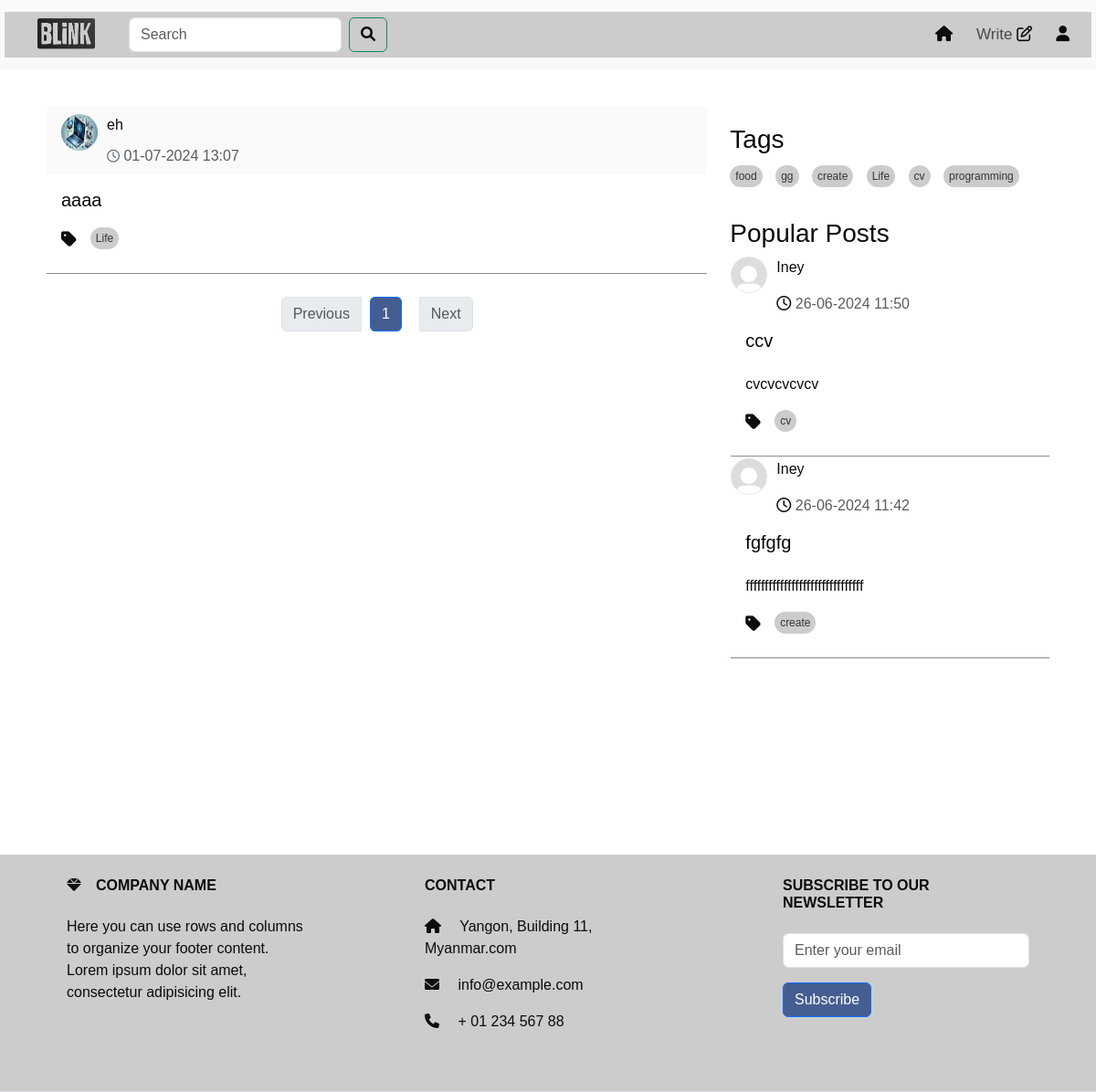
The page /home/Life (signed in) on the database as committed earlier.
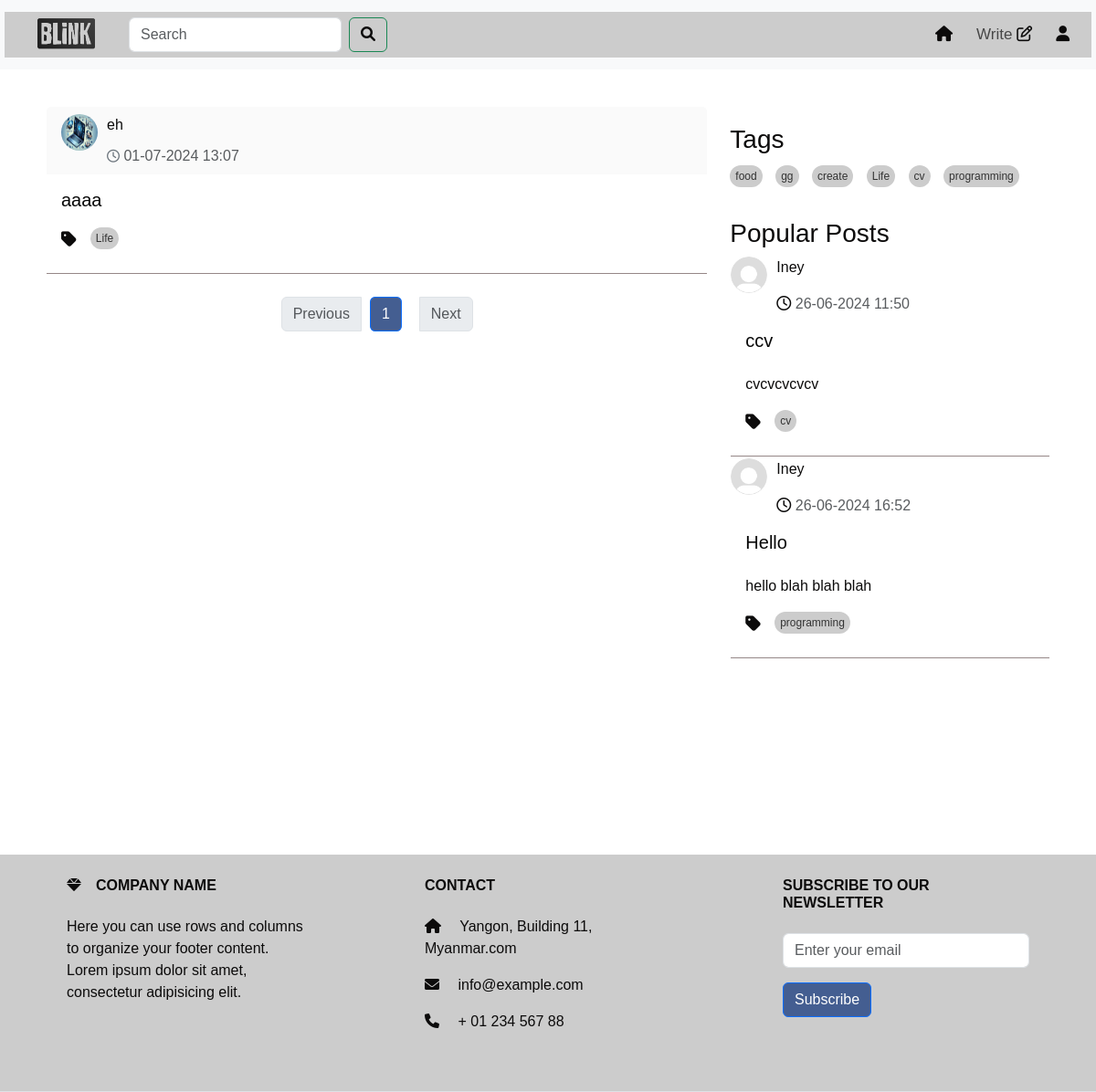
The same page on the database as committed later.
### models.py (models this page shows, shortened)
class Post(db.Model):
    id = db.Column(db.Integer, primary_key=True)
    title = db.Column(db.Text())
    content = db.Column(db.Text())
    tag = db.Column(db.Text(), nullable=False)
    user_id = db.Column(db.Integer, db.ForeignKey('user.id'), nullable=False)
    created_date = db.Column(db.DateTime,default=datetime.datetime.now)
    likes = db.Column(db.Integer, default=0)
    meta = db.Column(db.Text, nullable=True)
    comments = db.relationship('Comment', backref='post',cascade="all, delete", lazy=True)

class User(UserMixin,db.Model):
    id = db.Column(db.Integer, primary_key=True)
    username = db.Column(db.String(50), unique=True)
    email =db.Column(db.String(50), unique=True)
    password = db.Column(db.String(100))
    bio = db.Column(db.String(50))
    profile_picture = db.Column(db.String(250))
    posts = db.relationship('Post', backref='author', lazy=True)
    comments = db.relationship('Comment', backref='author', lazy=True)

### route.py (the view)
@app.route('/home/<string:tag>', methods=['GET', 'POST'])
@login_required
def home_tag(tag,limit=2):
    page = request.args.get('page', 1, type=int)
    per_page = 10  # Number of posts per page
    posts_with_tag = get_posts(page, per_page, tag=tag)
    unique_tags = list(set(tag for tag, in Post.query.with_entities(Post.tag).distinct()))
    popular_posts = Post.query.order_by(Post.likes.desc()).limit(limit).all()
    forms=SearchForm()
    query = forms.search.data
    if forms.validate_on_submit():
        search_results = Post.query.filter(Post.title.ilike(f'%{query}%')).all()
        return render_template('search_results.html' ,tags=unique_tags, search_results =search_results, form = forms)
    return render_template('home.html',tags=unique_tags, post=posts_with_tag, form = forms ,popular_posts=popular_posts)

### forms.py
class SearchForm(FlaskForm):
    search = StringField('Search ', validators=[DataRequired()])
    submit = SubmitField('Search')

### route.py (called while the page is built)
@login_manager.user_loader
def loader_user(user_id):
    return User.query.get(user_id)

def get_posts(page, per_page, tag=None):
    if tag:
        return Post.query.filter(Post.tag.in_([tag])).paginate(page=page, per_page=per_page, error_out=False)
    return Post.query.order_by(Post.created_date.desc()).paginate(page=page, per_page=per_page, error_out=False)

### templates/home.html (shortened to what this page needs)
<!DOCTYPE html>
<html lang="en">
  <head>
    <link
      href="https://cdn.jsdelivr.net/npm/bootstrap@5.3.3/dist/css/bootstrap.min.css"
      rel="stylesheet"
    />
    <link
      href="https://cdnjs.cloudflare.com/ajax/libs/font-awesome/6.0.0-beta3/css/all.min.css"
      rel="stylesheet"
    />
    <link
      rel="stylesheet"
      href="https://cdnjs.cloudflare.com/ajax/libs/font-awesome/5.15.4/css/all.min.css"
    />
    <link
      href="https://cdnjs.cloudflare.com/ajax/libs/font-awesome/6.0.0-beta3/css/all.min.css"
      rel="stylesheet"
    />
    <link
      href="https://cdn.jsdelivr.net/npm/bootstrap@5.3.3/dist/css/bootstrap.min.css"
      rel="stylesheet"
    />
    <link
      href="https://cdnjs.cloudflare.com/ajax/libs/font-awesome/6.0.0-beta3/css/all.min.css"
      rel="stylesheet"
    />
    <link rel="stylesheet" href="/static/home.css" />
    <link rel="stylesheet" href="/static/topnav.css" />
  </head>
  <body>
    {% include 'topnav.html' %}
    <div class="container">
      <div class="row">
        <div class="col-sm-8">
          <div id="posts-container">
            {% for post in post.items %}
            <div class="card">
              <div
                class="card-header d-flex justify-content-between align-items-center"
              >
                <div class="profile-image">
                  <a
                    class="nav-link"
                    href="{{ url_for('profile',user_id=post.user_id) }}"
                    ><img
                      src="{{ url_for('static', filename='/photo/user_profile/'+post.author.profile_picture) }}"
                      width="60"
                      height="60"
                      alt=""
                  /></a>
                  <div style="width: 300px">
                    <p id="name">
                      <a
                        class="nav-link"
                        href="{{ url_for('profile',user_id=post.user_id) }}"
                        >{{post.author.username}}</a
                      >
                    </p>
                    <p class="text-muted mb-0">
                      <i class="fa-regular fa-clock"></i>
                      {{post.created_date.strftime('%d-%m-%Y %H:%M')}}
                    </p>
                  </div>
                </div>
              </div>
              <div class="card-body">
                <a
                  class="nav-link"
                  href="{{ url_for('full_post',post_id=post.id) }}"
                >
                  <h5 class="card-title">{{post.title}}</h5>
                  <div class="tags-container">
                    <ul class="list-group list-group-horizontal">
                      <i class="fas fa-tag"></i>
                      <a
                        href="{{ url_for('home_tag',tag=post.tag ) }}"
                        class="tag"
                        >{{post.tag}}
                      </a>
                    </ul>
                  </div>
                </a>
              </div>
              <div
                class="card-end"
                style="border-bottom: #958787 solid 1px"
              ></div>
            </div>
            {% endfor %}
          </div>
          <nav aria-label="Page navigation" class="mt-4">
            <ul class="pagination justify-content-center" style="gap: 10px">
              <li
                class="page-item {% if not post.has_prev %}disabled{% endif %}"
              >
                {% if post.has_prev %}
                <a class="page-link" href="?page={{ post.prev_num }}"
                  >Previous</a
                >
                {% else %}
                <span class="page-link">Previous</span>
                {% endif %}
              </li>
              {% for page_num in post.iter_pages() %} {% if page_num %}
              <li
                class="page-item {% if post.page == page_num %}active{% endif %}"
              >
                <a
                  class="page-link"
                  href="?page={{ page_num }}"
                  style="background-color: #445e91"
                  >{{ page_num }}</a
                >
              </li>
              {% else %}
              <li class="page-item disabled">
                <span class="page-link">...</span>
              </li>
              {% endif %} {% endfor %}
              <li
                class="page-item {% if not post.has_next %}disabled{% endif %}"
              >
                {% if post.has_next %}
                <a class="page-link" href="?page={{ post.next_num }}">Next</a>
                {% else %}
                <span class="page-link">Next</span>
                {% endif %}
              </li>
            </ul>
          </nav>
        </div>
        {% include 'sidenav.html' %}
      </div>
    </div>
    {% include 'footer.html' %}
  </body>
</html>

### templates/topnav.html (shortened to what this page needs)
<nav class="navbar navbar-expand-lg navbar-light bg-light">
  <div class="container-fluid">
    <a class="nav-link" href="{{ url_for('home') }}">
      <img class="image" src="/static/image/logo.png" alt="Logo"
    /></a>
    <div class="collapse navbar-collapse" id="navbarSupportedContent">
      <form class="d-flex" method="POST">
        <input
          class="form-control form-control-md w-100 me-2"
          type="search"
          placeholder="Search"
          aria-label="Search"
          name="search"
        />
        <button class="btn btn-outline-success" type="submit">
          <i class="fa-solid fa-magnifying-glass"></i>
        </button>
      </form>
      <ul class="navbar-nav ms-auto mb-2 mb-lg-0" style="gap: 10px">
        <li class="nav-item">
          <a
            class="nav-link active"
            aria-current="page"
            href="{{ url_for('home') }}"
            ><i class="fa-solid fa-house"></i
          ></a>
        </li>
        <li class="nav-item">
          <a class="nav-link" href="{{ url_for('post') }}"
            >Write <i class="fa-regular fa-pen-to-square"></i
          ></a>
        </li>
        <li class="nav-item">
          <a
            class="nav-link"
            href="{{ url_for('profile',user_id=current_user.id) }}"
            ><i class="fa-solid fa-user"></i
          ></a>
        </li>
      </ul>
    </div>
  </div>
</nav>

### templates/sidenav.html (shortened to what this page needs)
<!DOCTYPE html>
<html lang="en">
  <head>
    <link
      href="https://cdn.jsdelivr.net/npm/bootstrap@5.3.3/dist/css/bootstrap.min.css"
      rel="stylesheet"
    />
    <link
      href="https://cdnjs.cloudflare.com/ajax/libs/font-awesome/6.0.0-beta3/css/all.min.css"
      rel="stylesheet"
    />
    <link
      rel="stylesheet"
      href="https://cdnjs.cloudflare.com/ajax/libs/font-awesome/5.15.4/css/all.min.css"
    />
    <link
      href="https://cdnjs.cloudflare.com/ajax/libs/font-awesome/6.0.0-beta3/css/all.min.css"
      rel="stylesheet"
    />
    <link rel="stylesheet" href="/static/home.css" />
  </head>
  <body>
    <div class="col-sm-4" id="right-column">
      <div class="tags-section">
        <h3>Tags</h3>
        <div class="tags-container">
          {% if tags %} {% for tag in tags %}
          <a href="{{ url_for('home_tag',tag=tag ) }}" class="tag">{{ tag }}</a>
          {% endfor %} {% else %}
          <p>No tags available</p>
          {% endif %}
        </div>
      </div>
      <div class="mt-4">
        <h3>Popular Posts</h3>
        {% for popular_post in popular_posts %}
        <div class="card">
          <div>
            <div class="profile-image">
              <a
                class="nav-link"
                href="{{ url_for('profile',user_id=popular_post.user_id) }}"
                ><img
                  src="{{ url_for('static', filename='/photo/user_profile/'+popular_post.author.profile_picture) }}"
                  width="60"
                  height="60"
                  alt=""
              /></a>
              <div style="width: 300px">
                <p id="name">
                  <a
                    class="nav-link"
                    href="{{ url_for('profile',user_id=popular_post.user_id) }}"
                    >{{popular_post.author.username}}</a
                  >
                </p>
                <p class="text-muted mb-0">
                  <i class="fa-regular fa-clock"></i>
                  {{popular_post.created_date.strftime('%d-%m-%Y %H:%M')}}
                </p>
              </div>
            </div>
          </div>
          <div class="card-body">
            <a
              class="nav-link"
              href="{{ url_for('full_post',post_id=popular_post.id) }}"
            >
              <h5 class="card-title" id="popular">{{popular_post.title}}</h5>
              <p class="card-text" id="card-description">
                {{popular_post.meta |safe }}
              </p>
              <div class="tags-container">
                <ul class="list-group list-group-horizontal">
                  <i class="fas fa-tag"></i>
                  <a
                    href="{{ url_for('home_tag',tag=popular_post.tag ) }}"
                    class="tag"
                    >{{popular_post.tag}}</a
                  >
                </ul>
              </div>
            </a>
          </div>
          <div class="card-end" style="border-bottom: #958787 solid 1px"></div>
        </div>
        {% endfor %}
      </div>
    </div>
  </body>
</html>

### templates/footer.html
<footer
  class="d-flex justify-content-center justify-content-lg-between p-4 border-bottom"
>
  <div class="footer text-center text-md-start">
    <div class="row">
      <div class="col-md-4 col-lg-4 col-xl-3 mx-auto mb-4">
        <h6 class="text-uppercase fw-bold mb-4">
          <i class="fas fa-gem me-3"></i>Company name
        </h6>
        <p>
          Here you can use rows and columns to organize your footer content.
          Lorem ipsum dolor sit amet, consectetur adipisicing elit.
        </p>
      </div>
      <div class="col-md-4 col-lg-4 col-xl-3 mx-auto mb-4">
        <h6 class="text-uppercase fw-bold mb-4">Contact</h6>
        <p><i class="fas fa-home me-3"></i> Yangon, Building 11, Myanmar.com</p>
        <p><i class="fas fa-envelope me-3"></i> info@example.com</p>
        <p><i class="fas fa-phone me-3"></i> + 01 234 567 88</p>
      </div>
      <div class="col-md-4 col-lg-4 col-xl-3 mx-auto mb-4">
        <h6 class="text-uppercase fw-bold mb-4">Subscribe to our Newsletter</h6>
        <form>
          <div class="mb-3">
            <input
              type="email"
              class="form-control"
              placeholder="Enter your email"
            />
          </div>
          <button
            type="submit"
            class="btn btn-primary"
            style="background-color: #445e91"
          >
            Subscribe
          </button>
        </form>
      </div>
    </div>
  </div>
</footer>

### static/home.css (style rules this page uses)
* { color: #0c0b0b; font-family: sans-serif; margin: 0; padding: 0; box-sizing: border-box; }
.container { background: #fff; padding: 20px; margin-top: 20px; z-index: 1; }
.container-fluid { height: 50px; color: black; text-align: center; padding: 14px 16px; text-decoration: none; font-size: 17px; background: #ccc; font-weight: 200px; z-index: 2; margin: 5px; }
.card { color: #070707; border-color: #ffffff; background-color: #ffffff; }
.card-header { padding: 10px; background-color: #fafafa; border-bottom: 1px solid #ccc; display: flex; align-items: center; border-bottom: none !important; }
.card-header { display: flex; flex-direction: row; justify-content: space-between; align-items: center; padding: 0.5rem 1rem; }
.profile-image { margin-right: 10px; }
.profile-image img { border-radius: 50%; width: 40px; height: 40px; }
.card-header p { margin: 0; }
.card-header i { margin: 0; font-size: 14px; color: #6c757d; }
.card-body { background-color: #ffffff; }
.card-text { overflow: hidden; text-overflow: ellipsis; display: -webkit-box; -webkit-line-clamp: 3; -webkit-box-orient: vertical; transition: -webkit-line-clamp 0.5s ease; }
.profile-image { float: left; display: flex; justify-content: center; margin-right: 1rem; }
.profile-image img { border-radius: 50%; }
#right-column { position: -webkit-sticky; position: sticky; top: 0; height: 100vh; overflow-y: auto; padding-top: 20px; }
footer { width: 100%; color: #eee; padding: 10px; text-align: center; z-index: 100; }
ul { display: flex; }
#right-column { position: -webkit-sticky; position: sticky; top: 0; height: 100vh; overflow-y: hidden; padding-top: 20px; z-index: 1; }
.tags-container { margin-top: 10px; }
.fa-tag { font-size: 1.2em; margin-right: 5px; vertical-align: middle; }
.tags-container .tag { background-color: #ccc; color: #333; padding: 3px 6px; margin-right: 10px; border-radius: 20px; text-decoration: none; font-size: 12px; display: inline-block; }

### static/topnav.css (style rules this page uses)
* { color: #0c0b0b; font-family: sans-serif; margin: 0; padding: 0; box-sizing: border-box; }
.container { background: #fff; padding: 20px; margin-top: 20px; z-index: 1; }
.container-fluid { color: black; text-align: center; padding: 14px 16px; text-decoration: none; font-size: 17px; background: #ccc; font-weight: 200px; z-index: 2; margin: 5px; }
.navbar { position: sticky; top: 0; height: auto; 5 padding-top: 0px; padding-bottom: 0px; z-index: 2; }
.navbar { position: sticky; top: 0; width: 100%; z-index: 1000; }
.d-flex { padding-left: 20px; background-color: #ccc; }
.text-center { background: linear-gradient(to left, #ccc 0%, #ccc 100%); }
.row a { border-radius: 15%; margin-bottom: 10px; margin-right: 10px; }
.image { height: 80px; width: 100px; }
#navbarSupportedContent { background: linear-gradient(to left, #ccc 0%, #ccc 100%); }

Rows that differ between the two databases and show on the page:
no longer on this page (row unchanged): Post: profile_picture (placeholder picture), author.username "Iney", created_date "26-06-2024 11:42", title "fgfgfg", meta "fffffffffffffffffffffffffffffff", tag "create", shown under "Popular Posts"
now on this page (row edited): Post: profile_picture (placeholder picture), author.username "Iney", created_date "26-06-2024 16:52", title "Hello", meta "hello blah blah blah", tag "programming", shown under "Popular Posts"
